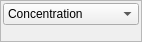
<?xml version="1.0" encoding="UTF-8"?>
<ui version="4.0">
 <class>ChartWidget</class>
 <widget class="QFrame" name="ChartWidget">
  <property name="windowModality">
   <enum>Qt::NonModal</enum>
  </property>
  <property name="geometry">
   <rect>
    <x>0</x>
    <y>0</y>
    <width>125</width>
    <height>42</height>
   </rect>
  </property>
  <property name="windowTitle">
   <string>Frame</string>
  </property>
  <property name="frameShape">
   <enum>QFrame::StyledPanel</enum>
  </property>
  <property name="frameShadow">
   <enum>QFrame::Raised</enum>
  </property>
  <layout class="QVBoxLayout" name="verticalLayout">
   <property name="leftMargin">
    <number>2</number>
   </property>
   <property name="topMargin">
    <number>2</number>
   </property>
   <property name="rightMargin">
    <number>2</number>
   </property>
   <property name="bottomMargin">
    <number>2</number>
   </property>
   <item>
    <widget class="QComboBox" name="comboBox">
     <item>
      <property name="text">
       <string>Concentration</string>
      </property>
     </item>
     <item>
      <property name="text">
       <string>Number of particles</string>
      </property>
     </item>
     <item>
      <property name="text">
       <string>Potential</string>
      </property>
     </item>
     <item>
      <property name="text">
       <string>Electric field</string>
      </property>
     </item>
     <item>
      <property name="text">
       <string>Dust grain charge</string>
      </property>
     </item>
     <item>
      <property name="text">
       <string>Energy Fluxes</string>
      </property>
     </item>
    </widget>
   </item>
   <item>
    <widget class="QCustomPlot" name="chart" native="true"/>
   </item>
  </layout>
 </widget>
 <customwidgets>
  <customwidget>
   <class>QCustomPlot</class>
   <extends>QWidget</extends>
   <header>qcustomplot.h</header>
   <container>1</container>
  </customwidget>
 </customwidgets>
 <resources/>
 <connections/>
</ui>
